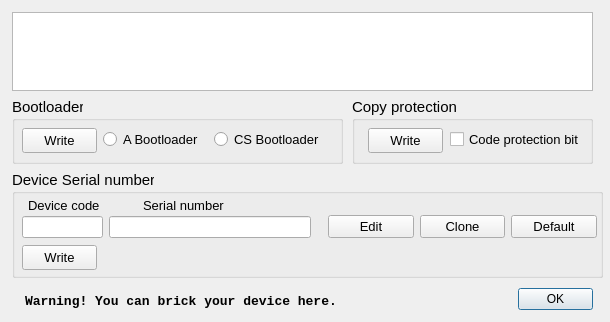
<?xml version="1.0" encoding="UTF-8"?>
<ui version="4.0">
 <class>AdvDialog</class>
 <widget class="QDialog" name="AdvDialog">
  <property name="geometry">
   <rect>
    <x>0</x>
    <y>0</y>
    <width>610</width>
    <height>322</height>
   </rect>
  </property>
  <property name="sizePolicy">
   <sizepolicy hsizetype="Preferred" vsizetype="Preferred">
    <horstretch>0</horstretch>
    <verstretch>0</verstretch>
   </sizepolicy>
  </property>
  <property name="windowTitle">
   <string>Advanced</string>
  </property>
  <property name="locale">
   <locale language="English" country="UnitedStates"/>
  </property>
  <widget class="QDialogButtonBox" name="btnOK">
   <property name="geometry">
    <rect>
     <x>518</x>
     <y>288</y>
     <width>75</width>
     <height>23</height>
    </rect>
   </property>
   <property name="orientation">
    <enum>Qt::Horizontal</enum>
   </property>
   <property name="standardButtons">
    <set>QDialogButtonBox::Ok</set>
   </property>
  </widget>
  <widget class="QTextEdit" name="txtInfo">
   <property name="geometry">
    <rect>
     <x>12</x>
     <y>12</y>
     <width>581</width>
     <height>79</height>
    </rect>
   </property>
   <property name="font">
    <font>
     <family>Courier New</family>
     <pointsize>11</pointsize>
    </font>
   </property>
   <property name="autoFillBackground">
    <bool>true</bool>
   </property>
   <property name="styleSheet">
    <string notr="true">QTextEdit{color:  black; background-color: rgb(255, 255, 225)};</string>
   </property>
   <property name="verticalScrollBarPolicy">
    <enum>Qt::ScrollBarAlwaysOff</enum>
   </property>
   <property name="horizontalScrollBarPolicy">
    <enum>Qt::ScrollBarAlwaysOff</enum>
   </property>
   <property name="readOnly">
    <bool>true</bool>
   </property>
  </widget>
  <widget class="QGroupBox" name="groupBox">
   <property name="geometry">
    <rect>
     <x>12</x>
     <y>97</y>
     <width>331</width>
     <height>67</height>
    </rect>
   </property>
   <property name="font">
    <font>
     <family>Arial</family>
     <pointsize>11</pointsize>
     <weight>50</weight>
     <bold>false</bold>
    </font>
   </property>
   <property name="title">
    <string>Bootloader</string>
   </property>
   <widget class="QPushButton" name="btnWriteBootloader">
    <property name="geometry">
     <rect>
      <x>10</x>
      <y>31</y>
      <width>75</width>
      <height>25</height>
     </rect>
    </property>
    <property name="font">
     <font>
      <pointsize>10</pointsize>
     </font>
    </property>
    <property name="text">
     <string>Write</string>
    </property>
   </widget>
   <widget class="QRadioButton" name="radioA">
    <property name="geometry">
     <rect>
      <x>91</x>
      <y>34</y>
      <width>101</width>
      <height>17</height>
     </rect>
    </property>
    <property name="font">
     <font>
      <pointsize>10</pointsize>
     </font>
    </property>
    <property name="text">
     <string>A Bootloader</string>
    </property>
   </widget>
   <widget class="QRadioButton" name="radioCS">
    <property name="geometry">
     <rect>
      <x>202</x>
      <y>34</y>
      <width>120</width>
      <height>17</height>
     </rect>
    </property>
    <property name="font">
     <font>
      <pointsize>10</pointsize>
     </font>
    </property>
    <property name="text">
     <string>CS Bootloader</string>
    </property>
   </widget>
  </widget>
  <widget class="QGroupBox" name="groupBox_2">
   <property name="geometry">
    <rect>
     <x>352</x>
     <y>97</y>
     <width>241</width>
     <height>67</height>
    </rect>
   </property>
   <property name="font">
    <font>
     <family>Arial</family>
     <pointsize>11</pointsize>
    </font>
   </property>
   <property name="title">
    <string>Copy protection</string>
   </property>
   <widget class="QPushButton" name="btnWriteConfig">
    <property name="geometry">
     <rect>
      <x>16</x>
      <y>31</y>
      <width>75</width>
      <height>25</height>
     </rect>
    </property>
    <property name="font">
     <font>
      <pointsize>10</pointsize>
     </font>
    </property>
    <property name="text">
     <string>Write</string>
    </property>
   </widget>
   <widget class="QCheckBox" name="optionCP">
    <property name="geometry">
     <rect>
      <x>98</x>
      <y>34</y>
      <width>138</width>
      <height>17</height>
     </rect>
    </property>
    <property name="font">
     <font>
      <pointsize>10</pointsize>
     </font>
    </property>
    <property name="text">
     <string>Code protection bit</string>
    </property>
   </widget>
  </widget>
  <widget class="QGroupBox" name="groupBox_3">
   <property name="geometry">
    <rect>
     <x>12</x>
     <y>170</y>
     <width>591</width>
     <height>108</height>
    </rect>
   </property>
   <property name="font">
    <font>
     <family>Arial</family>
     <pointsize>11</pointsize>
     <weight>50</weight>
     <bold>false</bold>
    </font>
   </property>
   <property name="title">
    <string>Device Serial number</string>
   </property>
   <widget class="QLabel" name="label_6">
    <property name="geometry">
     <rect>
      <x>16</x>
      <y>27</y>
      <width>85</width>
      <height>16</height>
     </rect>
    </property>
    <property name="font">
     <font>
      <pointsize>10</pointsize>
     </font>
    </property>
    <property name="text">
     <string>Device code</string>
    </property>
   </widget>
   <widget class="QLabel" name="label_7">
    <property name="geometry">
     <rect>
      <x>131</x>
      <y>27</y>
      <width>91</width>
      <height>16</height>
     </rect>
    </property>
    <property name="font">
     <font>
      <pointsize>10</pointsize>
     </font>
    </property>
    <property name="text">
     <string>Serial number</string>
    </property>
   </widget>
   <widget class="QWidget" name="layoutWidget">
    <property name="geometry">
     <rect>
      <x>316</x>
      <y>42</y>
      <width>269</width>
      <height>29</height>
     </rect>
    </property>
    <layout class="QHBoxLayout" name="horizontalLayout_2">
     <property name="leftMargin">
      <number>0</number>
     </property>
     <item>
      <widget class="QPushButton" name="btnEdit">
       <property name="font">
        <font>
         <pointsize>10</pointsize>
        </font>
       </property>
       <property name="text">
        <string>Edit</string>
       </property>
      </widget>
     </item>
     <item>
      <widget class="QPushButton" name="btnClone">
       <property name="font">
        <font>
         <pointsize>10</pointsize>
        </font>
       </property>
       <property name="text">
        <string>Clone</string>
       </property>
      </widget>
     </item>
     <item>
      <widget class="QPushButton" name="btnDefault">
       <property name="font">
        <font>
         <pointsize>10</pointsize>
        </font>
       </property>
       <property name="text">
        <string>Default</string>
       </property>
      </widget>
     </item>
    </layout>
   </widget>
   <widget class="QPushButton" name="btnWriteInfo">
    <property name="geometry">
     <rect>
      <x>10</x>
      <y>75</y>
      <width>75</width>
      <height>25</height>
     </rect>
    </property>
    <property name="font">
     <font>
      <pointsize>10</pointsize>
     </font>
    </property>
    <property name="text">
     <string>Write</string>
    </property>
   </widget>
   <widget class="QLineEdit" name="txtSerial">
    <property name="geometry">
     <rect>
      <x>97</x>
      <y>46</y>
      <width>202</width>
      <height>22</height>
     </rect>
    </property>
    <property name="font">
     <font>
      <family>Courier New</family>
      <pointsize>10</pointsize>
      <weight>75</weight>
      <bold>true</bold>
     </font>
    </property>
    <property name="styleSheet">
     <string notr="true">QLineEdit{color:  black; background-color: rgb(255, 255, 225)};</string>
    </property>
    <property name="maxLength">
     <number>24</number>
    </property>
    <property name="readOnly">
     <bool>true</bool>
    </property>
   </widget>
   <widget class="QLineEdit" name="txtDevcode">
    <property name="geometry">
     <rect>
      <x>10</x>
      <y>46</y>
      <width>81</width>
      <height>22</height>
     </rect>
    </property>
    <property name="font">
     <font>
      <family>Courier New</family>
      <pointsize>10</pointsize>
      <weight>75</weight>
      <bold>true</bold>
     </font>
    </property>
    <property name="styleSheet">
     <string notr="true">QLineEdit{color:  black; background-color: rgb(255, 255, 225)};</string>
    </property>
    <property name="maxLength">
     <number>8</number>
    </property>
    <property name="readOnly">
     <bool>true</bool>
    </property>
   </widget>
  </widget>
  <widget class="QLabel" name="label">
   <property name="geometry">
    <rect>
     <x>25</x>
     <y>293</y>
     <width>381</width>
     <height>16</height>
    </rect>
   </property>
   <property name="sizePolicy">
    <sizepolicy hsizetype="Preferred" vsizetype="Preferred">
     <horstretch>0</horstretch>
     <verstretch>0</verstretch>
    </sizepolicy>
   </property>
   <property name="font">
    <font>
     <family>Courier New</family>
     <pointsize>10</pointsize>
     <weight>75</weight>
     <bold>true</bold>
    </font>
   </property>
   <property name="autoFillBackground">
    <bool>false</bool>
   </property>
   <property name="styleSheet">
    <string notr="true">QLabel{color: rgb(255, 0, 0)};</string>
   </property>
   <property name="frameShape">
    <enum>QFrame::NoFrame</enum>
   </property>
   <property name="text">
    <string>Warning! You can brick your device here.</string>
   </property>
   <property name="scaledContents">
    <bool>false</bool>
   </property>
   <property name="alignment">
    <set>Qt::AlignLeading|Qt::AlignLeft|Qt::AlignVCenter</set>
   </property>
  </widget>
 </widget>
 <resources/>
 <connections>
  <connection>
   <sender>btnOK</sender>
   <signal>accepted()</signal>
   <receiver>AdvDialog</receiver>
   <slot>accept()</slot>
   <hints>
    <hint type="sourcelabel">
     <x>248</x>
     <y>254</y>
    </hint>
    <hint type="destinationlabel">
     <x>157</x>
     <y>274</y>
    </hint>
   </hints>
  </connection>
 </connections>
</ui>
